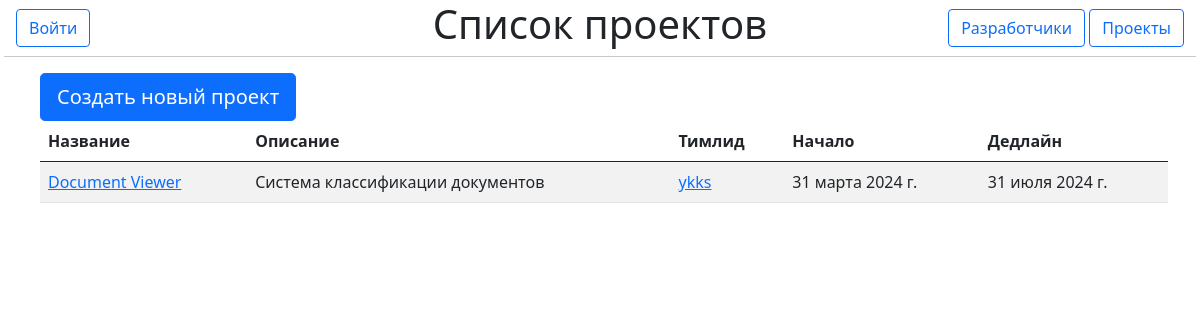
/projects/, run on the app's committed database.
### tasks/models.py (models this page shows, shortened)
class Project(models.Model):
    name = models.CharField(max_length=100)
    description = models.TextField(blank=True, null=True)
    owner = models.ForeignKey('users.User', on_delete=models.CASCADE)
    start_date = models.DateField(blank=True, null=True)
    end_date = models.DateField()

### users/models.py (models this page shows, shortened)
class User(AbstractUser):
    TEAMLEAD = 'teamlead'
    DIRECTOR = 'director'
    DEVELOPER = 'developer'
    ROLE_CHOICES = [
        (TEAMLEAD, 'Team Lead'),
        (DIRECTOR, 'Director'),
        (DEVELOPER, 'Developer'),
    ]
    role = models.CharField(max_length=20, choices=ROLE_CHOICES, default=DEVELOPER)

### tasks/views.py (the view)
# urls.py: path('', views.ProjectListView.as_view(), name='project_list'),
class ProjectListView(ListView):
    model = Project
    template_name = 'tasks/project_list.html'
    context_object_name = 'projects'
    extra_context = {'title': 'Список проектов'}

### templates/tasks/project_list.html
{% extends 'base.html' %}
{% block content %}
    <a href="{% url 'tasks:add_project' %}" class="btn btn-primary btn-lg">Создать новый проект</a>
    {% include 'elems/tasks/project_list.html' with projects=projects %}
{% endblock %}

### templates/elems/tasks/project_list.html
<table class="table table-striped">
    <thead>
        <tr>
            <th>Название</th>
            <th>Описание</th>
            <th>Тимлид</th>
            <th>Начало</th>
            <th>Дедлайн</th>
        </tr>
    </thead>
    <tbody>
        {% for project in projects %}
            <tr>
                <td><a href="{% url 'tasks:project_detail' pk=project.pk %}">{{ project.name }}</a></td>
                <td>{{ project.description }}</td>
                <td>
                    <a href="{% url 'users:user_page' username=project.owner.username %}">
                        {{ project.owner.username }}
                    </a>
                </td>
                <td>{{ project.start_date }}</td>
                <td>{{ project.end_date }}</td>
            </tr>
        {% endfor %}
    </tbody>
</table>

### data on the page
Project: name "Document Viewer", description "Система классификации документов", owner.username "ykks", start_date "31 марта 2024 г.", end_date "31 июля 2024 г."
